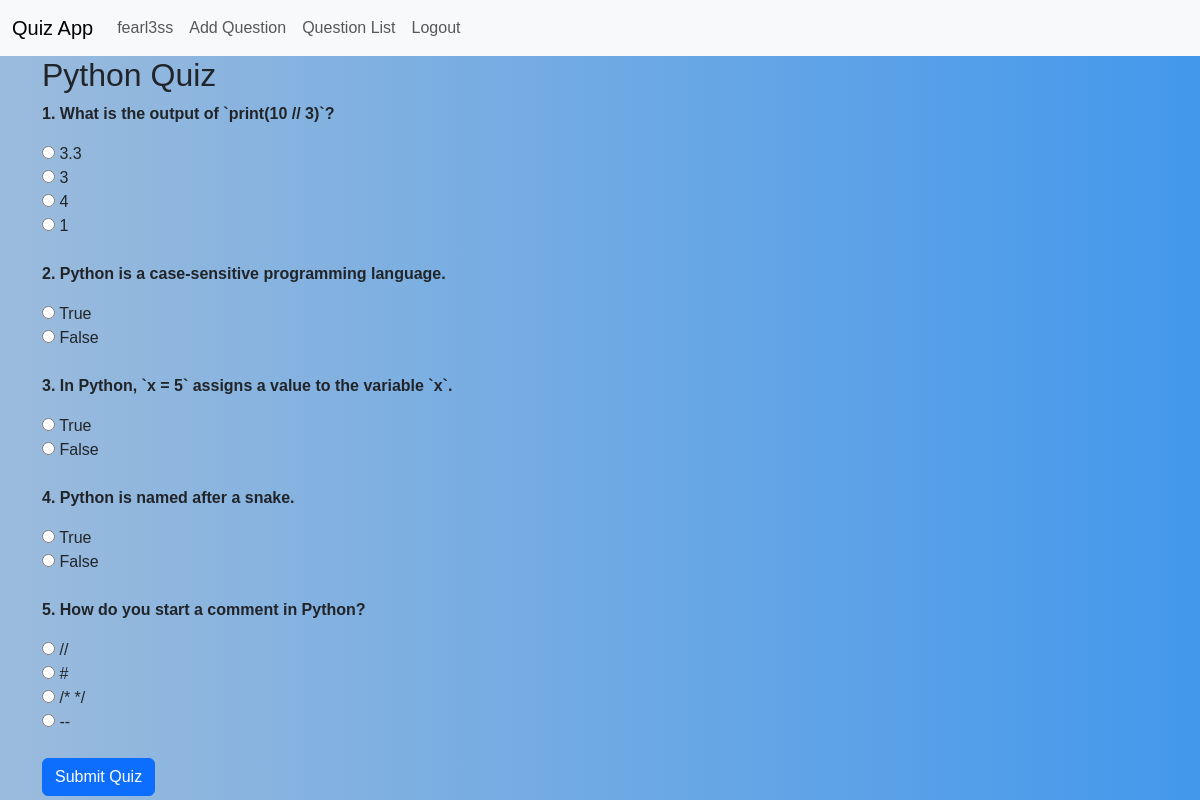
Page /quiz/start/ (signed in) on the committed database.
### quiz/models.py (models this page shows, shortened)
class Question(models.Model):
    question_text = models.CharField(max_length=255)
    option_1 = models.CharField(max_length=100)
    option_2 = models.CharField(max_length=100)
    option_3 = models.CharField(max_length=100, blank=True, null=True)
    option_4 = models.CharField(max_length=100, blank=True, null=True)
    correct_option = models.CharField(max_length=100)

### quiz/views.py (the view)
# urls.py: path('start/', views.quiz_start, name='quiz_start'),
@login_required
def quiz_start(request):
    questions = random.sample(list(Question.objects.all()), 5)
    request.session['quiz_questions'] = [q.id for q in questions]
    return render(request, 'quiz/quiz_start.html', {'questions': questions})

### quiz/templates/quiz/quiz_start.html (shortened to what this page needs)
{% extends 'quiz/base.html' %}
{% block content %}
<h2>Python Quiz</h2>
<form method="POST" action="{% url 'quiz_submit' %}">
    {% for question in questions %}
        <div class="mb-4">
            <p><strong>{{ forloop.counter }}. {{ question.question_text }}</strong></p>
            <div>
                <label>
                    <input type="radio" name="question_{{ question.id }}" value="{{ question.option_1 }}" required>
                    {{ question.option_1 }}
                </label><br>
                <label>
                    <input type="radio" name="question_{{ question.id }}" value="{{ question.option_2 }}">
                    {{ question.option_2 }}
                </label><br>
                {% if question.option_3 %}
                <label>
                    <input type="radio" name="question_{{ question.id }}" value="{{ question.option_3 }}">
                    {{ question.option_3 }}
                </label><br>
                {% endif %}
                {% if question.option_4 %}
                <label>
                    <input type="radio" name="question_{{ question.id }}" value="{{ question.option_4 }}">
                    {{ question.option_4 }}
                </label><br>
                {% endif %}
            </div>
        </div>
    {% endfor %}
    <button type="submit" class="btn btn-primary">Submit Quiz</button>
</form>
{% endblock %}

### quiz/templates/quiz/base.html (shortened to what this page needs)
<!DOCTYPE html>
<html lang="en">
<head>
    {% load static %}
    <link rel="stylesheet" href="https://cdn.jsdelivr.net/npm/bootstrap@5.3.2/dist/css/bootstrap.min.css">
    <link rel="stylesheet" href="{% static '/quiz/css/style.css' %}">
</head>
<body>
    <nav class="navbar navbar-expand-lg navbar-light bg-light">
        <div class="container-fluid">
            <a class="navbar-brand" href="{% url 'index' %}">Quiz App</a>
            <div class="collapse navbar-collapse" id="navbarNav">
                <ul class="navbar-nav ml-auto">
                    {% if user.is_authenticated %}
                        <li class="nav-item">
                            <a class="nav-link" href="{% url 'quiz_history' %}">{{ user.username }}</a>
                        </li>
                        {% if user.is_staff or user.is_superuser %}
                        <li>
                            <a class="nav-link" href="{% url 'add_question' %}">Add Question</a>
                        </li>
                        <li>
                            <a class="nav-link" href="{% url 'question_list' %}">Question List</a>
                        </li>
                        {% endif %}
                        <li class="nav-item">
                            <a class="nav-link" href="{% url 'logout' %}"
                               onclick="event.preventDefault(); document.getElementById('logout-form').submit();">
                               Logout
                            </a>
                        </li>
                    {% endif %}
                </ul>
            </div>
        </div>
    </nav>
    <div class="container">
        {% block content %}
        {% endblock %}
    </div>
</body>
</html>

### quiz/static/quiz/css/style.css (style rules this page uses)
body { background: linear-gradient(to right, #9bbbdc, #4398ec); min-height: 100vh; font-family: 'Arial', sans-serif; }

### rows in the picture
Question: question_text "What is the output of `print(10 // 3)`?", option_1 "3.3", option_2 "3", option_3 "4", option_4 "1"
Question: question_text "Python is a case-sensitive programming language.", option_1 "True", option_2 "False"
Question: question_text "In Python, `x = 5` assigns a value to the variable `x`.", option_1 "True", option_2 "False"
Question: question_text "Python is named after a snake.", option_1 "True", option_2 "False"
Question: question_text "How do you start a comment in Python?", option_1 "//", option_2 "#", option_3 "/* */", option_4 "--"

### other values in the picture
{{ user.username }} "fearl3ss"
